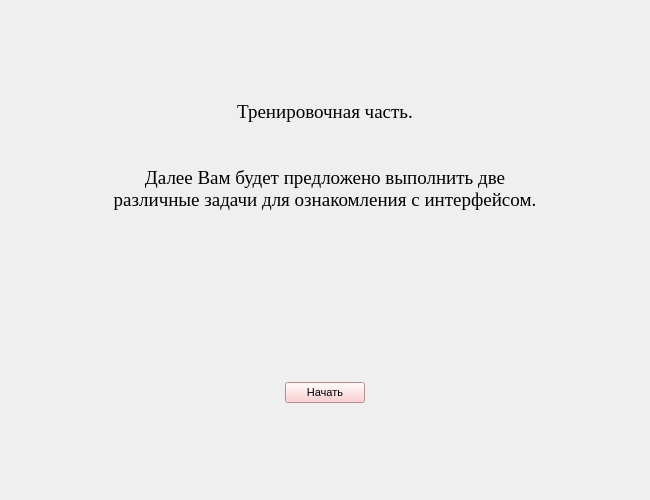
<?xml version="1.0" encoding="UTF-8"?>
<ui version="4.0">
 <class>Third_Form</class>
 <widget class="QWidget" name="Third_Form">
  <property name="geometry">
   <rect>
    <x>0</x>
    <y>0</y>
    <width>650</width>
    <height>500</height>
   </rect>
  </property>
  <property name="sizePolicy">
   <sizepolicy hsizetype="Preferred" vsizetype="Preferred">
    <horstretch>0</horstretch>
    <verstretch>0</verstretch>
   </sizepolicy>
  </property>
  <property name="windowTitle">
   <string>ThirdWindow</string>
  </property>
  <layout class="QGridLayout" name="gridLayout_2">
   <item row="4" column="1">
    <spacer name="verticalSpacer">
     <property name="orientation">
      <enum>Qt::Vertical</enum>
     </property>
     <property name="sizeHint" stdset="0">
      <size>
       <width>20</width>
       <height>40</height>
      </size>
     </property>
    </spacer>
   </item>
   <item row="3" column="1">
    <layout class="QGridLayout" name="gridLayout">
     <item row="0" column="0">
      <widget class="QPushButton" name="pushButton">
       <property name="sizePolicy">
        <sizepolicy hsizetype="Fixed" vsizetype="Fixed">
         <horstretch>0</horstretch>
         <verstretch>0</verstretch>
        </sizepolicy>
       </property>
       <property name="font">
        <font>
         <family>MS Shell Dlg 2</family>
         <pointsize>8</pointsize>
        </font>
       </property>
       <property name="styleSheet">
        <string notr="true">background-color: rgb(255, 194, 195);</string>
       </property>
       <property name="text">
        <string>Начать</string>
       </property>
      </widget>
     </item>
    </layout>
   </item>
   <item row="2" column="1">
    <spacer name="verticalSpacer_3">
     <property name="orientation">
      <enum>Qt::Vertical</enum>
     </property>
     <property name="sizeHint" stdset="0">
      <size>
       <width>20</width>
       <height>40</height>
      </size>
     </property>
    </spacer>
   </item>
   <item row="1" column="1">
    <layout class="QHBoxLayout" name="horizontalLayout">
     <property name="sizeConstraint">
      <enum>QLayout::SetDefaultConstraint</enum>
     </property>
     <item>
      <widget class="QTextBrowser" name="textBrowser">
       <property name="sizePolicy">
        <sizepolicy hsizetype="Minimum" vsizetype="Minimum">
         <horstretch>0</horstretch>
         <verstretch>0</verstretch>
        </sizepolicy>
       </property>
       <property name="minimumSize">
        <size>
         <width>450</width>
         <height>150</height>
        </size>
       </property>
       <property name="maximumSize">
        <size>
         <width>200</width>
         <height>16777215</height>
        </size>
       </property>
       <property name="font">
        <font>
         <family>Times New Roman</family>
         <pointsize>14</pointsize>
        </font>
       </property>
       <property name="styleSheet">
        <string notr="true">border: none;
background-color: transparent;</string>
       </property>
       <property name="html">
        <string>&lt;!DOCTYPE HTML PUBLIC &quot;-//W3C//DTD HTML 4.0//EN&quot; &quot;http://www.w3.org/TR/REC-html40/strict.dtd&quot;&gt;
&lt;html&gt;&lt;head&gt;&lt;meta name=&quot;qrichtext&quot; content=&quot;1&quot; /&gt;&lt;style type=&quot;text/css&quot;&gt;
p, li { white-space: pre-wrap; }
&lt;/style&gt;&lt;/head&gt;&lt;body style=&quot; font-family:'Times New Roman'; font-size:14pt; font-weight:400; font-style:normal;&quot;&gt;
&lt;p align=&quot;center&quot; style=&quot; margin-top:0px; margin-bottom:0px; margin-left:0px; margin-right:0px; -qt-block-indent:0; text-indent:0px;&quot;&gt;Тренировочная часть.&lt;/p&gt;
&lt;p align=&quot;center&quot; style=&quot;-qt-paragraph-type:empty; margin-top:0px; margin-bottom:0px; margin-left:0px; margin-right:0px; -qt-block-indent:0; text-indent:0px;&quot;&gt;&lt;br /&gt;&lt;/p&gt;
&lt;p align=&quot;center&quot; style=&quot;-qt-paragraph-type:empty; margin-top:0px; margin-bottom:0px; margin-left:0px; margin-right:0px; -qt-block-indent:0; text-indent:0px;&quot;&gt;&lt;br /&gt;&lt;/p&gt;
&lt;p align=&quot;center&quot; style=&quot; margin-top:0px; margin-bottom:0px; margin-left:0px; margin-right:0px; -qt-block-indent:0; text-indent:0px;&quot;&gt;Далее Вам будет предложено выполнить две различные задачи для ознакомления с интерфейсом.&lt;/p&gt;&lt;/body&gt;&lt;/html&gt;</string>
       </property>
      </widget>
     </item>
    </layout>
   </item>
   <item row="0" column="1">
    <spacer name="verticalSpacer_2">
     <property name="orientation">
      <enum>Qt::Vertical</enum>
     </property>
     <property name="sizeHint" stdset="0">
      <size>
       <width>20</width>
       <height>40</height>
      </size>
     </property>
    </spacer>
   </item>
   <item row="1" column="0">
    <spacer name="horizontalSpacer">
     <property name="orientation">
      <enum>Qt::Horizontal</enum>
     </property>
     <property name="sizeType">
      <enum>QSizePolicy::MinimumExpanding</enum>
     </property>
     <property name="sizeHint" stdset="0">
      <size>
       <width>40</width>
       <height>20</height>
      </size>
     </property>
    </spacer>
   </item>
   <item row="1" column="2">
    <spacer name="horizontalSpacer_2">
     <property name="orientation">
      <enum>Qt::Horizontal</enum>
     </property>
     <property name="sizeHint" stdset="0">
      <size>
       <width>40</width>
       <height>20</height>
      </size>
     </property>
    </spacer>
   </item>
   <item row="3" column="0">
    <spacer name="horizontalSpacer_3">
     <property name="orientation">
      <enum>Qt::Horizontal</enum>
     </property>
     <property name="sizeHint" stdset="0">
      <size>
       <width>40</width>
       <height>20</height>
      </size>
     </property>
    </spacer>
   </item>
   <item row="3" column="2">
    <spacer name="horizontalSpacer_4">
     <property name="orientation">
      <enum>Qt::Horizontal</enum>
     </property>
     <property name="sizeHint" stdset="0">
      <size>
       <width>40</width>
       <height>20</height>
      </size>
     </property>
    </spacer>
   </item>
  </layout>
 </widget>
 <resources/>
 <connections/>
</ui>
